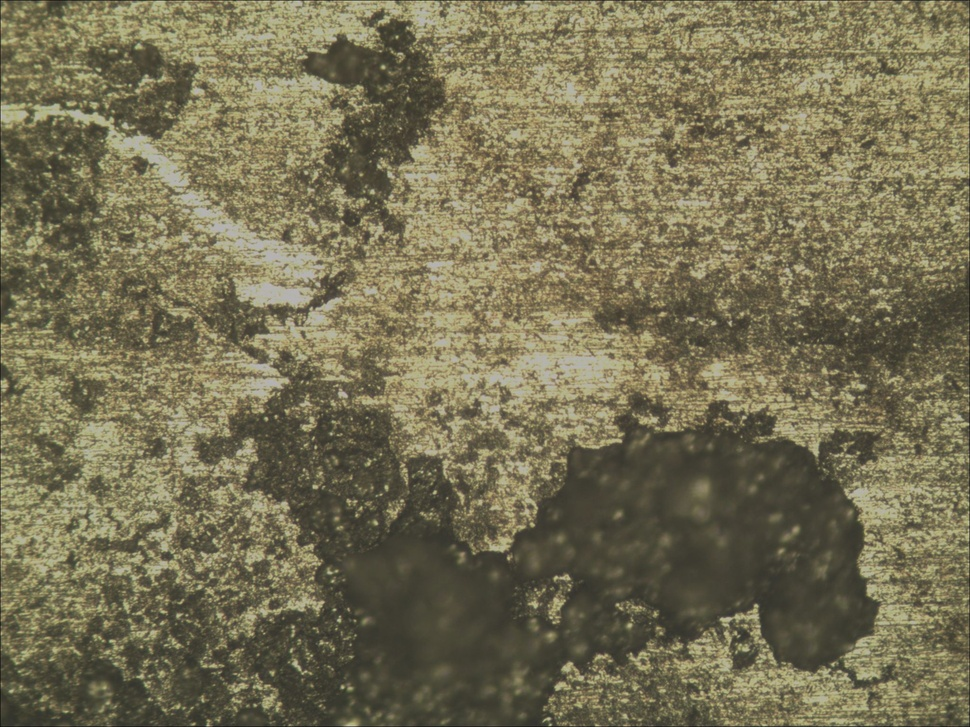
#> input picture input/2.jpg, 970 x 727 px, shrunk from 2048 x 1536 before the run
$ jupyter execute --allow-errors om_image_analysis.ipynb
#> lines starting #> are read from the running program, lines starting #| are printed output that depends on the picture
<a href="https://colab.research.google.com/github/hafizamzar/cui-analysis-fyp/blob/main/om_image_analysis.ipynb" target="_parent"></a>

[cell 1]
import numpy as np
import matplotlib.pyplot as plt
import cv2
from skimage import data
from skimage.color import rgb2gray
from skimage import io

[cell 2]
clean_im_2 = cv2.imread('input/2.jpg')
#> clean_im_2 is the input picture: shape (727, 970, 3); mean B, G, R 84.5, 112.8, 119
clean_im_3 = cv2.imread('input/3.jpg')
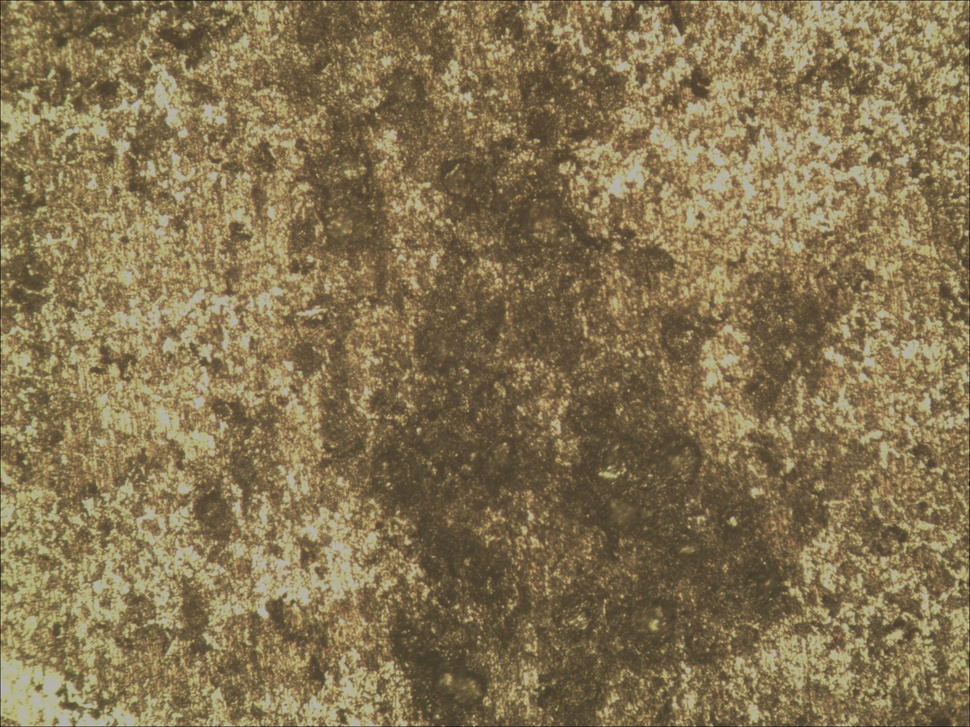
#> input picture input/3.jpg, 970 x 727 px, shrunk from 2048 x 1536 before the run
#> clean_im_3 is the input picture: shape (727, 970, 3); mean B, G, R 81.8, 116.1, 132.9
clean_im_4 = cv2.imread('input/4.jpg')
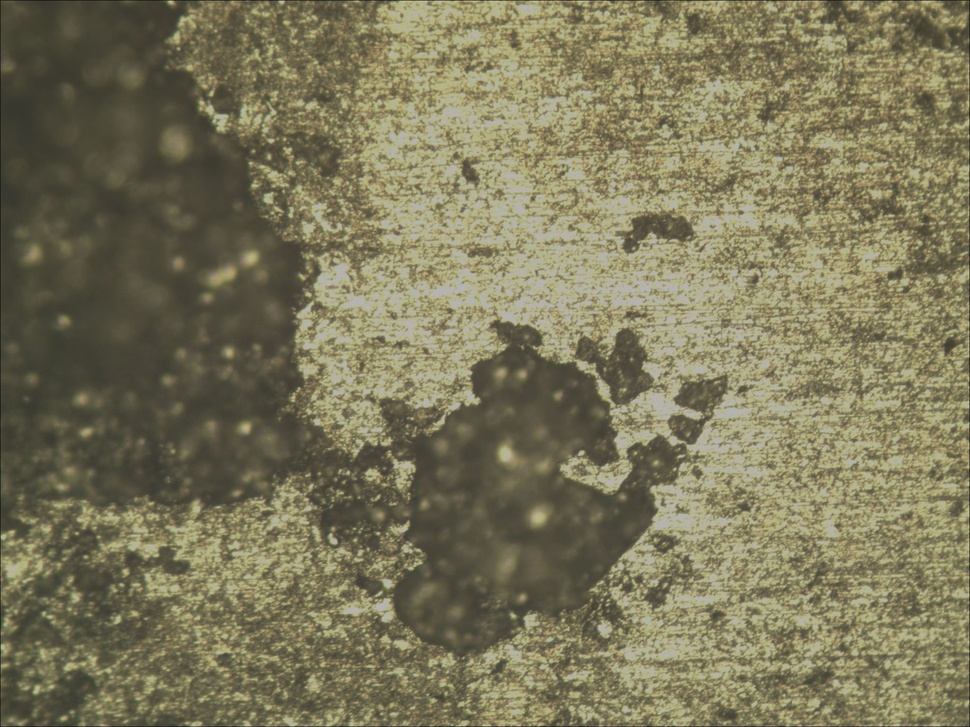
#> input picture input/4.jpg, 970 x 727 px, shrunk from 2048 x 1536 before the run
#> clean_im_4 is the input picture: shape (727, 970, 3); mean B, G, R 90.8, 119.9, 124.8
clean_im_7 = cv2.imread('input/7.jpg')
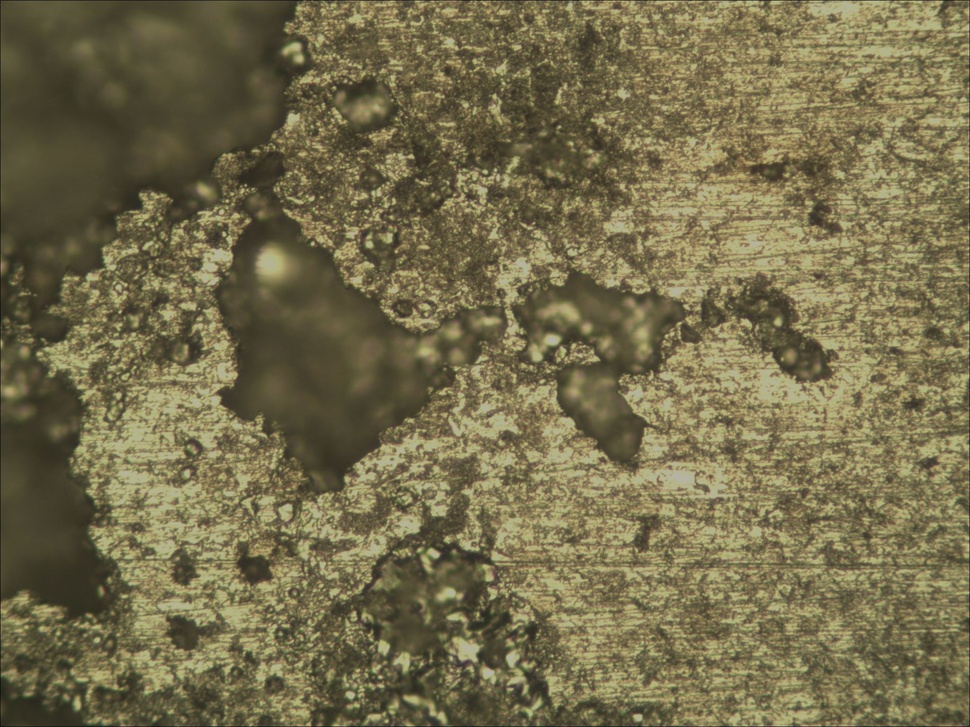
#> input picture input/7.jpg, 970 x 727 px, shrunk from 2048 x 1536 before the run
#> clean_im_7 is the input picture: shape (727, 970, 3); mean B, G, R 76.1, 109.1, 117.2

[cell 3]
#2
reshape_2 = clean_im_2.reshape((-1,3))
reshape_2 = np.float32(reshape_2)

criteria = (cv2.TERM_CRITERIA_EPS + cv2.TERM_CRITERIA_MAX_ITER, 10, 1.0)

k = 2
attempts = 10

ret,label,center = cv2.kmeans(reshape_2,k,None,criteria,attempts,cv2.KMEANS_PP_CENTERS)
#> ret = 679457744; center = [[63.39, 84.62, 89.92], [111.8, 149.2, 156.8]]

center = np.uint8(center)
#> center = [[63, 84, 89], [111, 149, 156]]

res = center[label.flatten()]
res2 = res.reshape((clean_im_2.shape))
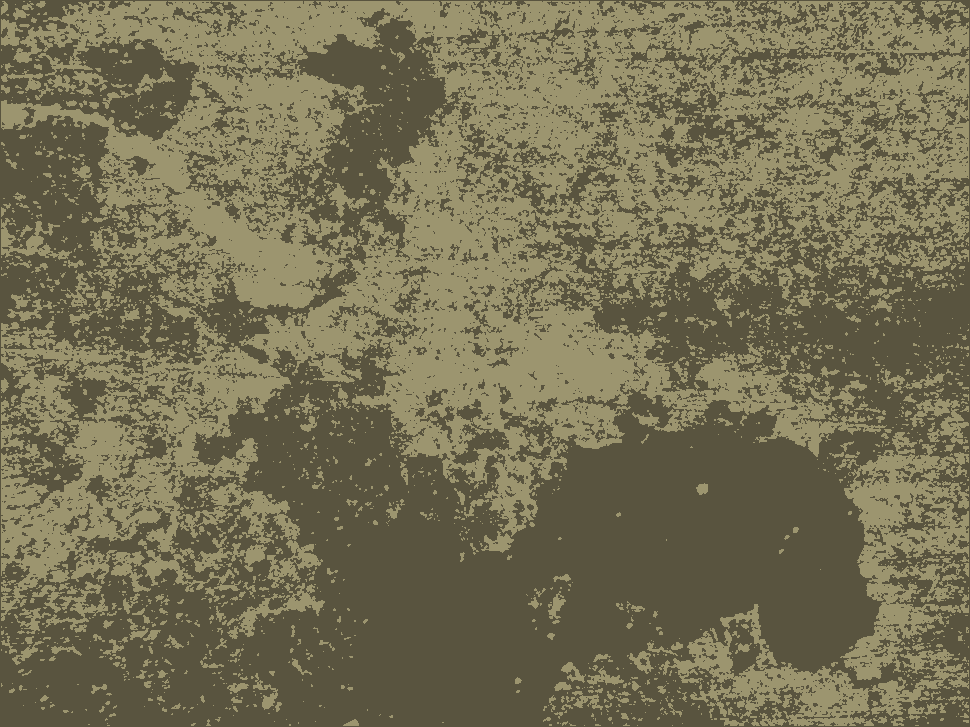
#> res2: shape (727, 970, 3); mean B, G, R 83.9, 112.3, 118.2

[cell 4]
#3
reshape_3 = clean_im_3.reshape((-1,3))
reshape_3 = np.float32(reshape_3)

criteria = (cv2.TERM_CRITERIA_EPS + cv2.TERM_CRITERIA_MAX_ITER, 10, 1.0)

k = 2
attempts = 10

ret,label,center = cv2.kmeans(reshape_3,k,None,criteria,attempts,cv2.KMEANS_PP_CENTERS)
#> ret = 556885390.9; center = [[64.29, 94.2, 112.1], [111.8, 153.9, 168.7]]

center = np.uint8(center)
#> center = [[64, 94, 112], [111, 153, 168]]

res = center[label.flatten()]
res3 = res.reshape((clean_im_3.shape))

[cell 5]
#4
reshape_4 = clean_im_4.reshape((-1,3))
reshape_4 = np.float32(reshape_4)

criteria = (cv2.TERM_CRITERIA_EPS + cv2.TERM_CRITERIA_MAX_ITER, 10, 1.0)

k = 2
attempts = 10

ret,label,center = cv2.kmeans(reshape_4,k,None,criteria,attempts,cv2.KMEANS_PP_CENTERS)
#> ret = 665836339.5; center = [[67.27, 89.84, 94.49], [119.9, 157.2, 162.5]]

center = np.uint8(center)
#> center = [[67, 89, 94], [119, 157, 162]]

res = center[label.flatten()]
res4 = res.reshape((clean_im_4.shape))
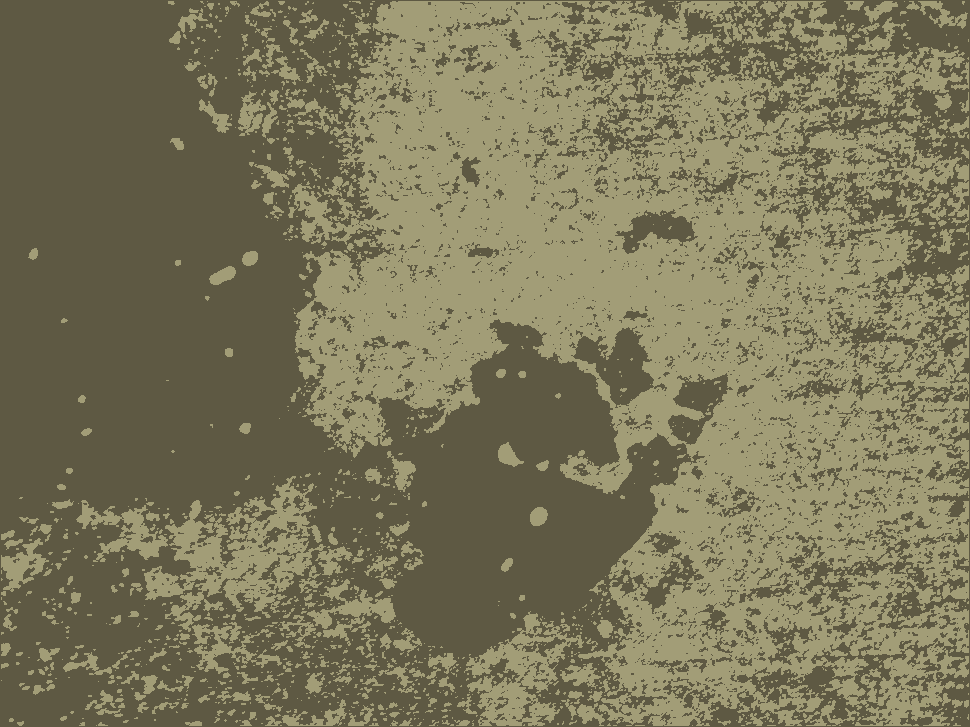
#> res4: shape (727, 970, 3); mean B, G, R 90.2, 119.4, 124.4

[cell 6]
#5
reshape_7 = clean_im_7.reshape((-1,3))
reshape_7 = np.float32(reshape_7)

criteria = (cv2.TERM_CRITERIA_EPS + cv2.TERM_CRITERIA_MAX_ITER, 10, 1.0)

k = 2
attempts = 10

ret,label,center = cv2.kmeans(reshape_7,k,None,criteria,attempts,cv2.KMEANS_PP_CENTERS)
#> ret = 662608163.8; center = [[103, 145.8, 154.9], [57.03, 82.95, 90.3]]

center = np.uint8(center)
#> center = [[102, 145, 154], [57, 82, 90]]

res = center[label.flatten()]
res7 = res.reshape((clean_im_7.shape))
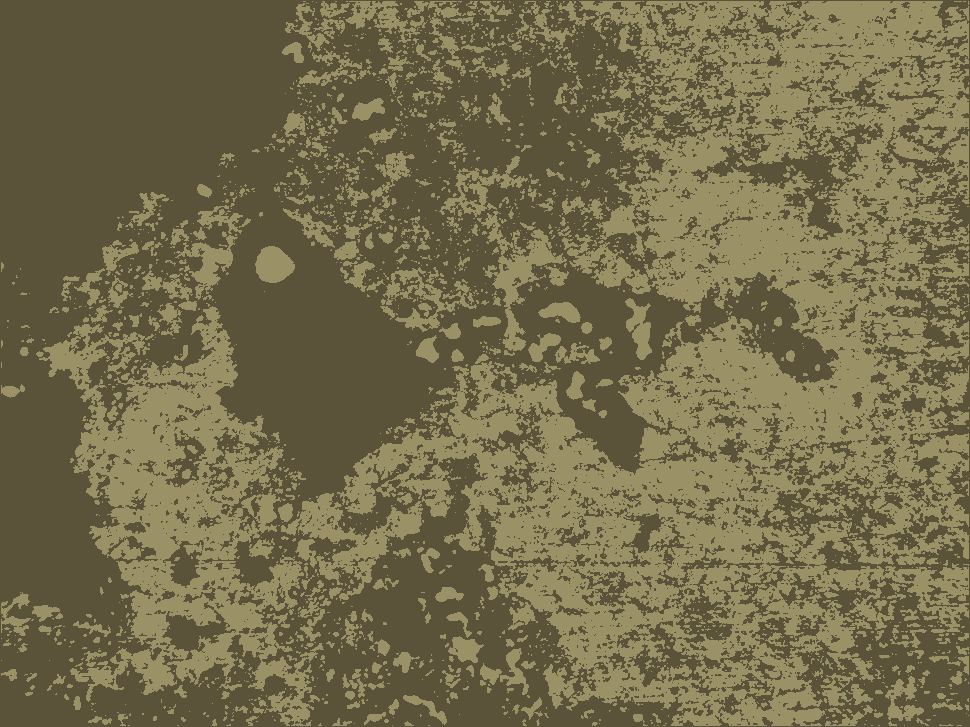
#> res7: shape (727, 970, 3); mean B, G, R 75.7, 108.2, 116.6

[cell 7]
fig, axes = plt.subplots(2, 2, figsize=(10, 8))
ax = axes.ravel()

ax[0].imshow(clean_im_2)
ax[0].set_title("Sample A")
ax[1].imshow(clean_im_3)
ax[1].set_title("Sample B")
ax[2].imshow(clean_im_4)
ax[2].set_title("Sample C")
ax[3].imshow(clean_im_7)
ax[3].set_title("Sample D")

fig.tight_layout()
fig.subplots_adjust(top=.92)
fig.suptitle('Exposed Sample Images Analysis')
plt.show()
#> figure, not shown here; B, G, R data is drawn as R, G, B

[cell 8]
fig, axes = plt.subplots(2, 2, figsize=(10, 8))
ax = axes.ravel()

ax[0].imshow(res2)
ax[0].set_title("K-Means Segmented")
ax[1].imshow(res3)
ax[1].set_title("K-Means Segmented")
ax[2].imshow(res4)
ax[2].set_title("K-Means Segmented")
ax[3].imshow(res7)
ax[3].set_title("K-Means Segmented")

fig.tight_layout()
fig.subplots_adjust(top=.92)
fig.suptitle('Exposed Sample Images Analysis')
plt.show()
#> figure, not shown here; B, G, R data is drawn as R, G, B

[cell 9]
cv2.imwrite('output/Segmented_2.jpg', res2)
cv2.imwrite('output/Segmented_3.jpg', res3)
cv2.imwrite('output/Segmented_4.jpg', res4)
cv2.imwrite('output/Segmented_7.jpg', res7)
#> Out = True
